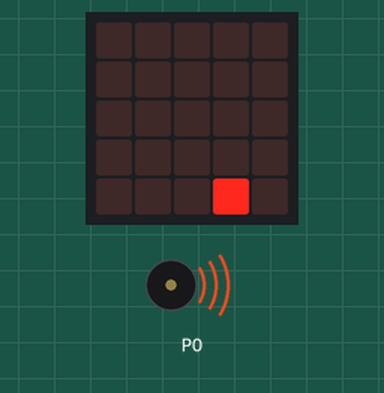
Simulated run of this program. Board: BBC micro:bit (MakeCode). Parts: the board's 5×5 LED display, buzzer (waves = sounding). No radio messages arrive unless stated (any console line starting 'radio sent:' is added by the test bench); what the program prints to the serial console is not drawn.

Above: at 0.1 s.
At 13.0 s:
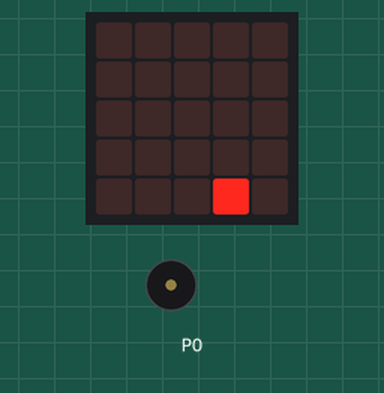
Timing chart, 0 to 14.5 s (numbered marks = the images above):
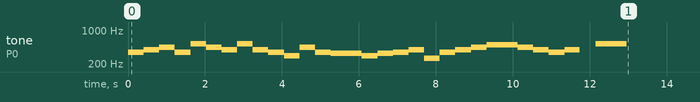

The program:

main.ts
```typescript
led.plot(3, 4)
radio.sendString("HELLO USER")
radio.sendString("PLEASE SELECT USER")
radio.sendString("'Liamcirclechen'")
radio.sendString("thats my account   no thats not mine")
radio.sendString("HELLO Liamcirclechen!")
music.setVolume(100)
music.play(music.stringPlayable("F G A F C5 A G C5 ", 150), music.PlaybackMode.UntilDone)
music.play(music.stringPlayable("G F D A F E E D ", 150), music.PlaybackMode.UntilDone)
music.play(music.stringPlayable("E F G C F G A B ", 150), music.PlaybackMode.UntilDone)
music.play(music.stringPlayable("B A G F G - C5 C5 ", 150), music.PlaybackMode.UntilDone)
basic.forever(function () {

})
```

test.ts
```typescript
// 在這裡測試；當此封包作為擴充功能時，將不會編譯此內容。
```
